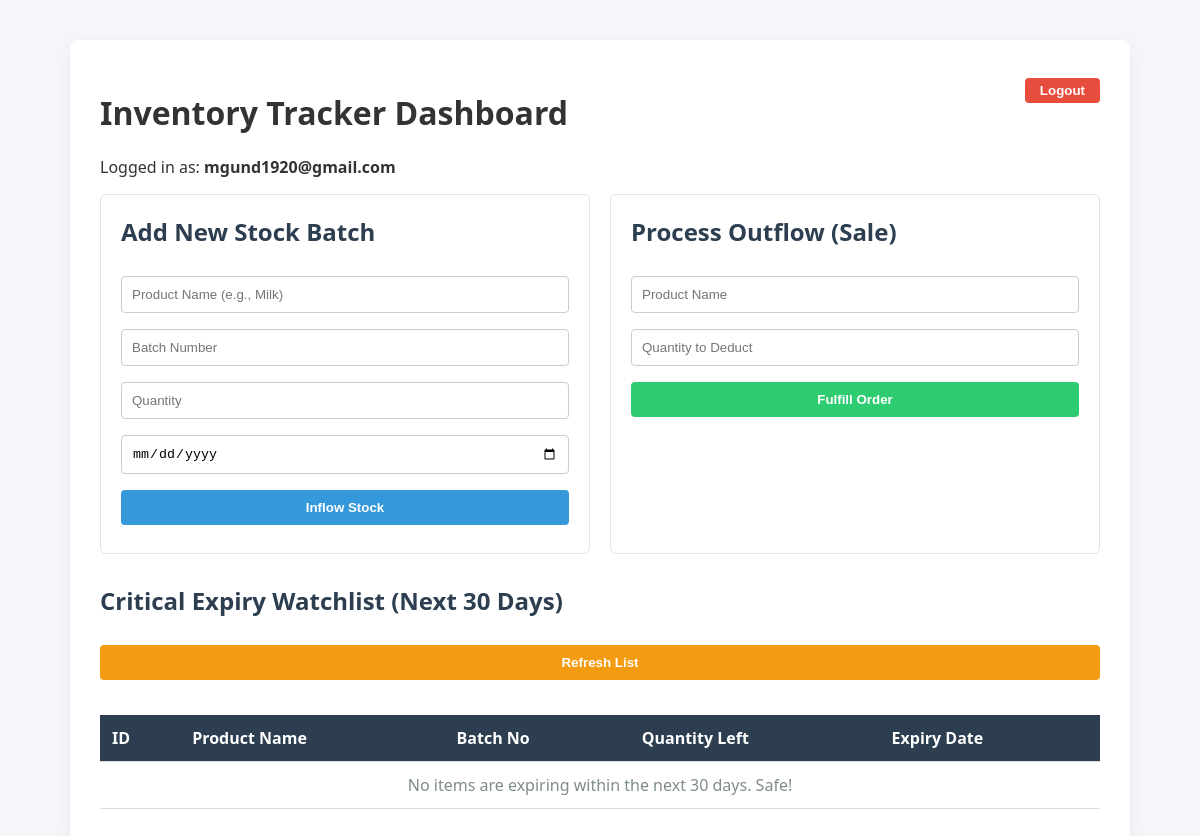
/get_expiring_stock (signed in), run on an earlier commit of the app's database.
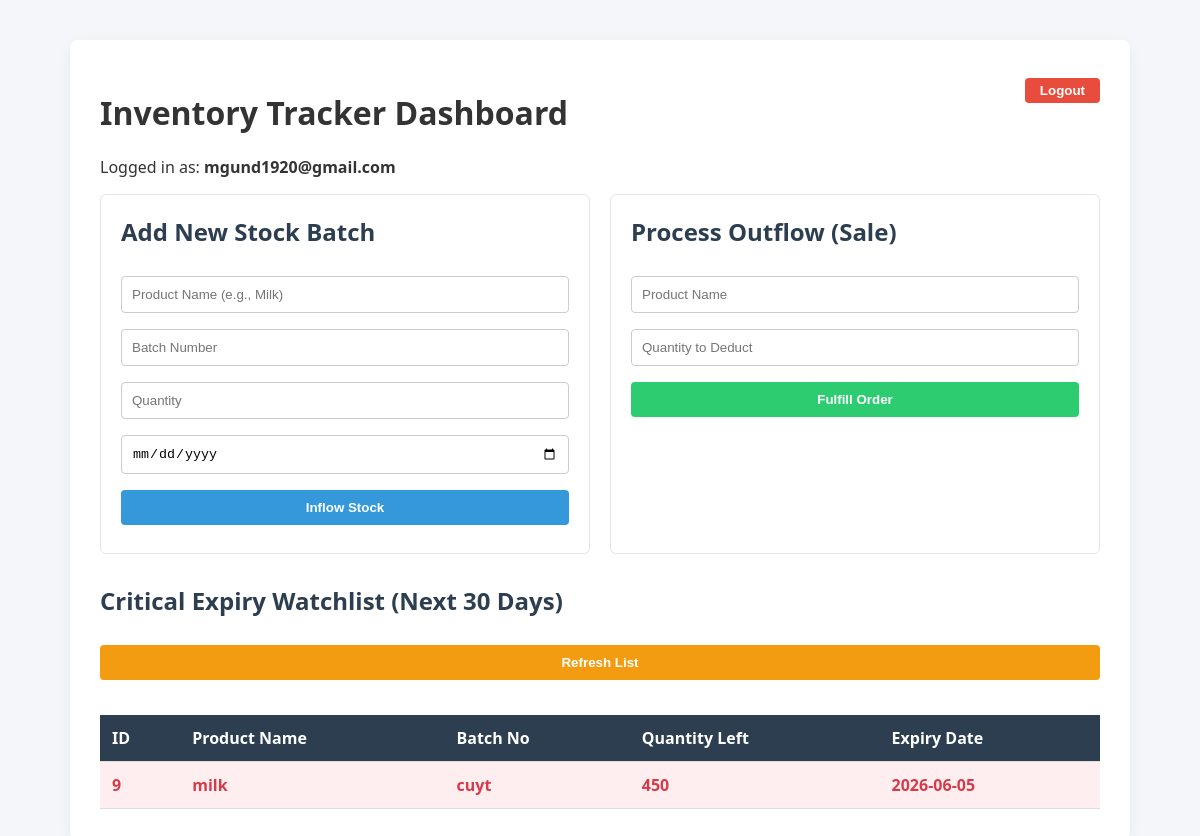
And on a later commit of the database.
### tables this page shows
CREATE TABLE inventory (
            id INTEGER PRIMARY KEY AUTOINCREMENT,
            user_email TEXT,
            product_name TEXT NOT NULL,
            batch_no TEXT NOT NULL,
            quantity INTEGER NOT NULL,
            expiry_date TEXT NOT NULL,
            FOREIGN KEY (user_email) REFERENCES user(email)
        );

### app.py (the view)
@app.route('/get_expiring_stock')
def get_expiring_stock_route():
    if not session.get('email'):
        return render_template('landing_page.html')
    email = session.get('email')
    expiring_items = get_expiring_stocks(email=email)
    return render_template('dashboard.html', expiring_items=expiring_items)

### auth.py (called while the page is built)
def get_expiring_stocks(email=None):
    try:
        today_date = datetime.date.today()
        thirty_days_later = today_date + datetime.timedelta(days=30)
        max_date_str = thirty_days_later.strftime('%Y-%m-%d')
        conn = sqlite3.connect('database.db')
        cursor = conn.cursor()
        cursor.execute(
            "SELECT * FROM inventory WHERE user_email=? AND expiry_date <= ? ORDER BY expiry_date ASC",
            (email, max_date_str)
        )
        stocks = cursor.fetchall()
        conn.close()
        return stocks
    except Exception as e:
        conn.close()
        print(f"Error in get_expiring_stocks: {e}")
        return None

### templates/dashboard.html (shortened to what this page needs)
<!DOCTYPE html>
<html lang="en">
<head>
</head>
<body>
<div class="container">
    <a href="/logout"><button class="logout-btn">Logout</button></a>
    <h1>Inventory Tracker Dashboard</h1>
    <p>Logged in as: <strong>{{ session['email'] }}</strong></p>
    <div class="flex-grid">
        <div class="card">
            <h2>Add New Stock Batch</h2>
            <form action="/add_batch" method="POST">
                <input type="text" name="product_name" placeholder="Product Name (e.g., Milk)" required>
                <input type="text" name="batch_no" placeholder="Batch Number" required>
                <input type="number" name="quantity" placeholder="Quantity" min="1" required>
                <input type="date" name="expiry_date" required>
                <button type="submit">Inflow Stock</button>
            </form>
        </div>
        <div class="card">
            <h2>Process Outflow (Sale)</h2>
            <form action="/sell_product" method="POST">
                <input type="text" name="product_name" placeholder="Product Name" required>
                <input type="number" name="quantity" placeholder="Quantity to Deduct" min="1" required>
                <button type="submit" style="background-color: #2ecc71;">Fulfill Order</button>
            </form>
        </div>
    </div>
    <h2>Critical Expiry Watchlist (Next 30 Days)</h2>
    <button onclick="window.location.href='/get_expiring_stock'" style="background-color: #f39c12; margin-bottom: 15px;">Refresh List</button>
    <table>
        <thead>
            <tr>
                <th>ID</th>
                <th>Product Name</th>
                <th>Batch No</th>
                <th>Quantity Left</th>
                <th>Expiry Date</th>
            </tr>
        </thead>
        <tbody>
            {% for item in expiring_items %}
            <tr class="alert-row">
                <td>{{ item[0] }}</td>
                <td>{{ item[2] }}</td>
                <td>{{ item[3] }}</td>
                <td>{{ item[4] }}</td>
                <td>{{ item[5] }}</td>
            </tr>
            {% else %}
            <tr>
                <td colspan="5" style="text-align: center; color: #7f8c8d;">No items are expiring within the next 30 days. Safe!</td>
            </tr>
            {% endfor %}
        </tbody>
    </table>
</div>
</body>
</html>

### templates/dashboard.html (style rules this page uses)
body { font-family: 'Segoe UI', Tahoma, Geneva, Verdana, sans-serif; margin: 40px; background-color: #f4f6f9; color: #333; }
.container { max-width: 1000px; margin: auto; background: white; padding: 30px; border-radius: 8px; box-shadow: 0 4px 15px rgba(0,0,0,0.05); }
.flex-grid { display: flex; gap: 20px; margin-bottom: 30px; }
.card { flex: 1; background: #fff; padding: 20px; border: 1px solid #e1e4e8; border-radius: 6px; }
h2 { color: #2c3e50; margin-top: 0; }
input, button { width: 100%; padding: 10px; margin: 8px 0; box-sizing: border-box; border: 1px solid #ccc; border-radius: 4px; }
button { background-color: #3498db; color: white; border: none; font-weight: bold; cursor: pointer; }
table { width: 100%; border-collapse: collapse; margin-top: 20px; }
th, td { padding: 12px; text-align: left; border-bottom: 1px solid #ddd; }
th { background-color: #2c3e50; color: white; }
.alert-row { background-color: #ffeef0; color: #d73a49; font-weight: bold; }
.logout-btn { background-color: #e74c3c; width: auto; float: right; padding: 5px 15px; }

What changed in the data, as far as the page shows it:
added inventory: email "mgund1920@gmail.com", id "9", product_name "milk", batch_no "cuyt", quantity "450", expiry_date "2026-06-05"
Also different on the page:
{{ session['email'] }}: "mgund1920@gmail.com" → (not shown)
text no longer shown: "No items are expiring within the next 30 days. Safe!"
